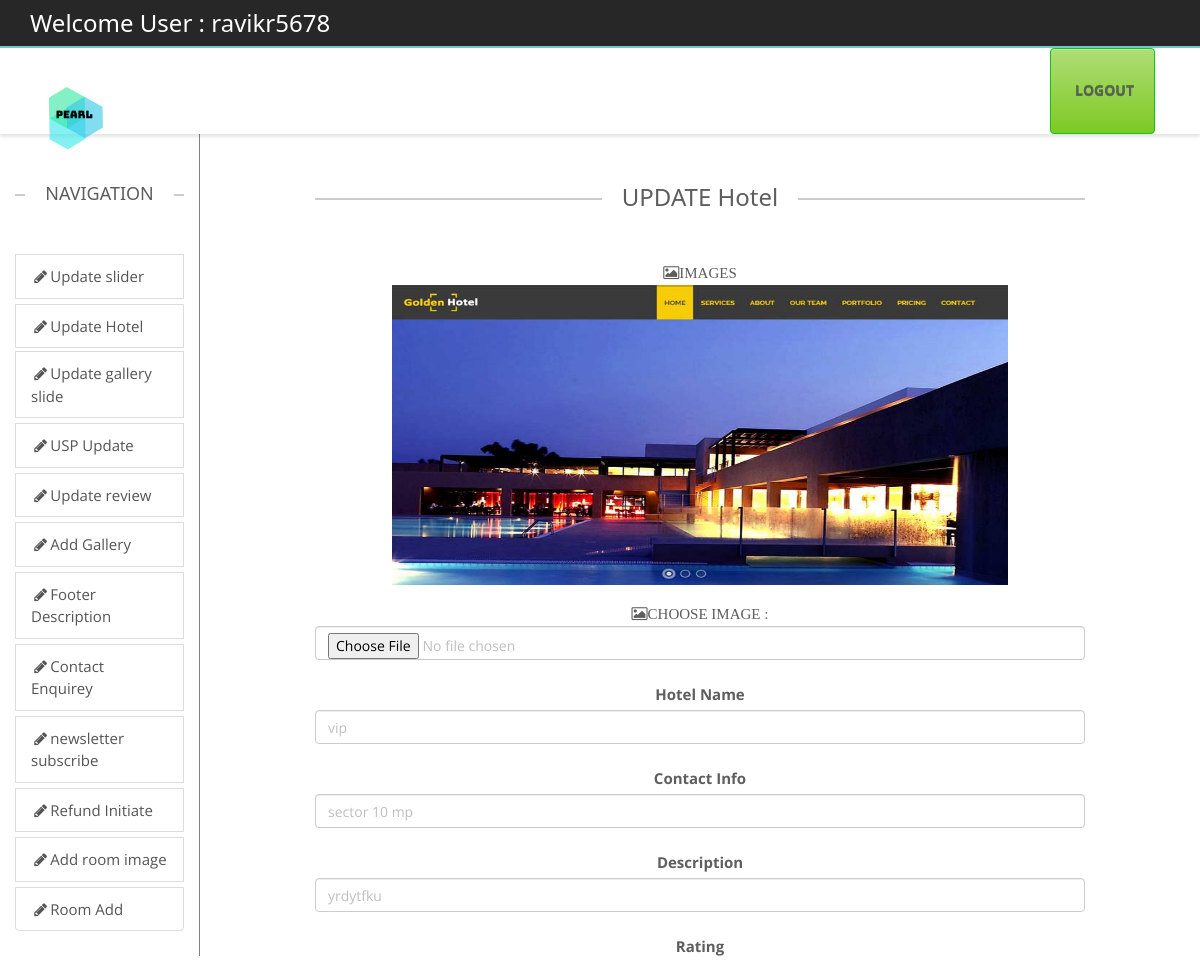
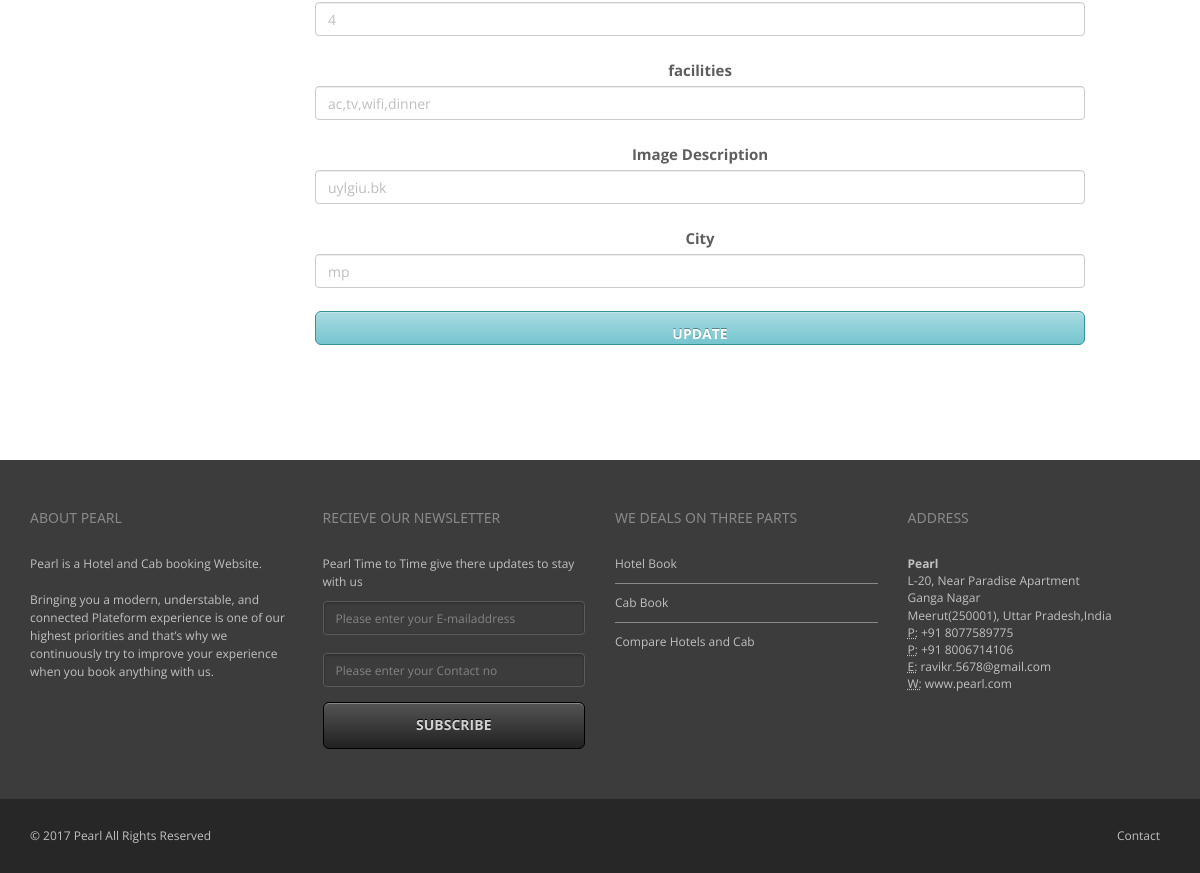
The page /backend/showhotel.php?idedit=18 (signed in) on the database its author committed (2 pictures, top to bottom).
### tables this page shows
CREATE TABLE `hotel` (
  `sno` bigint(20) NOT NULL,
  `images` varchar(1000) DEFAULT NULL,
  `description` varchar(2500) DEFAULT NULL,
  `hname` varchar(500) DEFAULT NULL,
  `city` varchar(500) DEFAULT NULL,
  `contactinfo` varchar(1000) NOT NULL,
  `rating` varchar(100) NOT NULL,
  `facilities` varchar(2000) NOT NULL,
  `hotelid` varchar(1000) NOT NULL,
  `imgdesc` varchar(500) NOT NULL
);

### public_html/backend/showhotel.php (the view, shortened to what this page needs)
<?php
include("headeradmin.php");
include("navigation.php");?>
        <div class="col-sm-1 ">
        </div>
		<div class="col-sm-8">
        <?php
		     include("connect.php");
			 if(isset($_REQUEST['idedit']))
			 {
				 $id=$_REQUEST['idedit'];
				 $res=mysqli_query($con,"select * from hotel where sno='$id'")or die(mysqli_error($con));
		          $row=mysqli_fetch_array($res);
			 		?>
        <div class="containe-fluid text-center" >
             <h3 class="lined-heading mt50">
            <span>
            UPDATE Hotel
            </span>
        </h3>
        <form action="hotelupd.php" class="form-group" id="editform" method="post" enctype="multipart/form-data" >
        <label class="fa fa-photo">IMAGES</label><br>
        <img src="../images/hotel/<?php echo $row[1];?>" style="height:300px;width:80%;" /><br >
        <br />
 <label class="fa fa-photo" style="text-align:left">CHOOSE IMAGE :</label>
 <input class="form-control" type="hidden" value="<?php echo $row[0];?>" name="sno" id="id" /><br>
        <input class="form-control" type="file" id="image"  name="image"/><br>
        <label>Hotel Name</label><br>
        <input class="form-control" type="text" name="hname" value="<?php echo $row[3];?>" required /><br>
         <label>Contact Info</label><br>
        <input class="form-control" type="text" name="cnf" value="<?php echo $row[5];?>" required /><br>
         <label>Description</label><br>
        <input class="form-control" type="text" name="dsc" value="<?php echo $row[2];?>" required /><br>
         <label>Rating</label><br>
        <input class="form-control" type="text" name="rtng" value="<?php echo $row[6];?>" required /><br>
          <label>facilities</label><br>
        <input class="form-control" type="text" name="fct" value="<?php echo $row[7];?>" required /><br>
        <label>Image Description</label><br>
        <input class="form-control" type="text" name="imgdesc" value="<?php echo $row[9];?>" required /><br>
        <label>City</label><br>
        <input class="form-control" type="text" name="city" id="des" value="<?php echo $row[4];?>" required /><br>
        <input type="submit" class="form-control btn btn-lg btn-primary" value="Update" />
        </form>
        <?php }?>
		</div>
		</div>
        <div class="col-sm-1">
        </div>
	</div>
</div>
<?php include("footer.php");?>

### public_html/backend/css/theme.css (style rules this page uses)
body { overflow-x: hidden; }
html, html a { -webkit-font-smoothing: antialiased !important; }
h1, h2, h3, h4, h5, h6, .h1, .h2, .h3, .h4, .h5, .h6 { font-family: "Open Sans", "Helvetica Neue", Helvetica, Arial, sans-serif; font-weight: 600; line-height: 1.1; color: #5e5e5e; }
h3, .h3 { font-size: 18px; }
.lined-heading { position: relative; margin-top: 0; margin-bottom: 50px; text-align: center; display: block; }
h1.lined-heading:before, h2.lined-heading:before, h3.lined-heading:before, h4.lined-heading:before, h5.lined-heading:before, h6.lined-heading:before { position: absolute; top: 50%; z-index: 1; display: block; width: 100%; height: 1px; border-top: 2px solid #ccc; content: ""; }
h1.lined-heading span, h2.lined-heading span, h3.lined-heading span, h4.lined-heading span, h5.lined-heading span, h6.lined-heading span { position: relative; z-index: 1; padding: 0 20px; background: #fff; display: inline-block; }
body ,.ui-widget, .revolution-starhotel { font-family: "Open Sans", "Helvetica Neue", Helvetica, Arial, sans-serif !important; font-size: 13px; }
.mt50 { margin-top: 50px; }
label { color: #5e5e5e; }
.form-control { color: #bfbfbf; }
.btn { background: -moz-linear-gradient(top, rgba(255,255,255,0.38) 0%, rgba(255,255,255,0) 100%); background: -webkit-gradient(linear, left top, left bottom, color-stop(0%, rgba(255,255,255,0.38)), color-stop(100%, rgba(255,255,255,0))); background: -webkit-linear-gradient(top, rgba(255,255,255,0.38) 0%, rgba(255,255,255,0) 100%); background: -o-linear-gradient(top, rgba(255,255,255,0.38) 0%, rgba(255,255,255,0) 100%); background: -ms-linear-gradient(top, rgba(255,255,255,0.38) 0%, rgba(255,255,255,0) 100%); background: linear-gradient(to bottom, rgba(255,255,255,0.38) 0%, rgba(255,255,255,0) 100%); filter: progid:DXImageTransform.Microsoft.gradient( startColorstr='#61ffffff', endColorstr='#00ffffff', GradientType=0 ); color: #ffffff; -webkit-box-shadow: inset 0 1px 0 0 rgba(255,255,255,0.3); box-shadow: inset 0 1px 0 0 rgba(255,255,255,0.3); -webkit-transition: all 0.1s ease-in; -moz-transition: all 0.1s ease-in; -ms-transition: all 0.1s ease-in; -o-transition: all 0.1s ease-in; transition: all 0.1s ease-in; text-transform: uppercase; font-weight: bold; }
.btn-lg { padding: 13px 18px; font-size: 14px; }

### public_html/backend/css/w3.css (style rules this page uses)
button,hr,input { overflow:visible }
html { box-sizing:border-box;-ms-text-size-adjust:100%;-webkit-text-size-adjust:100%;overflow-x:hidden }
*,:after,:before { box-sizing:inherit }
body { margin:0 }
img { border-style:none;margin-bottom:-5px }
button,input,select,textarea { font:inherit;margin:0 }
[type=reset],[type=submit],button,html [type=button] { -webkit-appearance:button }
body,html { font-family:Verdana,sans-serif;font-size:15px;line-height:1.5 }
h3 { font-size:24px }
h1,h2,h3,h4,h5,h6 { font-family:"Segoe UI",Arial,sans-serif;font-weight:400;margin:10px 0 }

### public_html/backend/css/colors/turquoise.css (style rules this page uses)
.btn-primary { background-color: #75c5cf; border-color: #35929e; text-shadow: 0 -1px 0 #50878e; }

### rows shown on the page
hotel: images (picture), hname "vip", cnf "sector 10 mp", dsc "yrdytfku", rtng "4", fct "ac,tv,wifi,dinner", imgdesc "uylgiu.bk", city "mp"

### other values the page prints
$_SESSION['login_user'] "ravikr5678"
